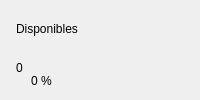
                            <widget class="QFrame" name="kpiAvailableCard">
                              <property name="card" stdset="0">
                                <bool>true</bool>
                              </property>
                              <property name="minimumSize">
                                <size>
                                  <width>0</width>
                                  <height>88</height>
                                </size>
                              </property>
                              <layout class="QVBoxLayout" name="kpiAvailableLayout">
                                <property name="leftMargin">
                                  <number>16</number>
                                </property>
                                <property name="topMargin">
                                  <number>14</number>
                                </property>
                                <property name="rightMargin">
                                  <number>16</number>
                                </property>
                                <property name="bottomMargin">
                                  <number>12</number>
                                </property>
                                <property name="spacing">
                                  <number>4</number>
                                </property>
                                <item>
                                  <layout class="QHBoxLayout" name="kpiAvailableHead">
                                    <property name="leftMargin">
                                      <number>0</number>
                                    </property>
                                    <property name="topMargin">
                                      <number>0</number>
                                    </property>
                                    <property name="rightMargin">
                                      <number>0</number>
                                    </property>
                                    <property name="bottomMargin">
                                      <number>0</number>
                                    </property>
                                    <property name="spacing">
                                      <number>6</number>
                                    </property>
                                    <item>
                                      <widget class="QLabel" name="kpiAvailableTitle">
                                        <property name="text">
                                          <string>Disponibles</string>
                                        </property>
                                        <property name="muted" stdset="0">
                                          <bool>true</bool>
                                        </property>
                                      </widget>
                                    </item>
                                    <item>
                                      <spacer name="kpiAvailableSp">
                                        <property name="orientation">
                                          <enum>Qt::Horizontal</enum>
                                        </property>
                                        <property name="sizeHint">
                                          <size>
                                            <width>20</width>
                                            <height>10</height>
                                          </size>
                                        </property>
                                      </spacer>
                                    </item>
                                    <item>
                                      <widget class="QLabel" name="kpiAvailableIcon">
                                        <property name="text">
                                          <string/>
                                        </property>
                                        <property name="iconbox" stdset="0">
                                          <bool>true</bool>
                                        </property>
                                        <property name="minimumSize">
                                          <size>
                                            <width>30</width>
                                            <height>30</height>
                                          </size>
                                        </property>
                                        <property name="maximumSize">
                                          <size>
                                            <width>30</width>
                                            <height>30</height>
                                          </size>
                                        </property>
                                        <property name="alignment">
                                          <set>Qt::AlignCenter</set>
                                        </property>
                                      </widget>
                                    </item>
                                  </layout>
                                </item>
                                <item>
                                  <layout class="QHBoxLayout" name="kpiAvailableRow">
                                    <property name="leftMargin">
                                      <number>0</number>
                                    </property>
                                    <property name="topMargin">
                                      <number>0</number>
                                    </property>
                                    <property name="rightMargin">
                                      <number>0</number>
                                    </property>
                                    <property name="bottomMargin">
                                      <number>0</number>
                                    </property>
                                    <property name="spacing">
                                      <number>8</number>
                                    </property>
                                    <item>
                                      <widget class="QLabel" name="kpiAvailableValue">
                                        <property name="text">
                                          <string>0</string>
                                        </property>
                                        <property name="kpi" stdset="0">
                                          <bool>true</bool>
                                        </property>
                                      </widget>
                                    </item>
                                    <item>
                                      <widget class="QLabel" name="kpiAvailableSub">
                                        <property name="text">
                                          <string>0 %</string>
                                        </property>
                                        <property name="delta" stdset="0">
                                          <bool>true</bool>
                                        </property>
                                        <property name="alignment">
                                          <set>Qt::AlignLeft|Qt::AlignBottom</set>
                                        </property>
                                      </widget>
                                    </item>
                                    <item>
                                      <spacer name="kpiAvailableSp2">
                                        <property name="orientation">
                                          <enum>Qt::Horizontal</enum>
                                        </property>
                                        <property name="sizeHint">
                                          <size>
                                            <width>20</width>
                                            <height>10</height>
                                          </size>
                                        </property>
                                      </spacer>
                                    </item>
                                  </layout>
                                </item>
                              </layout>
                            </widget>
